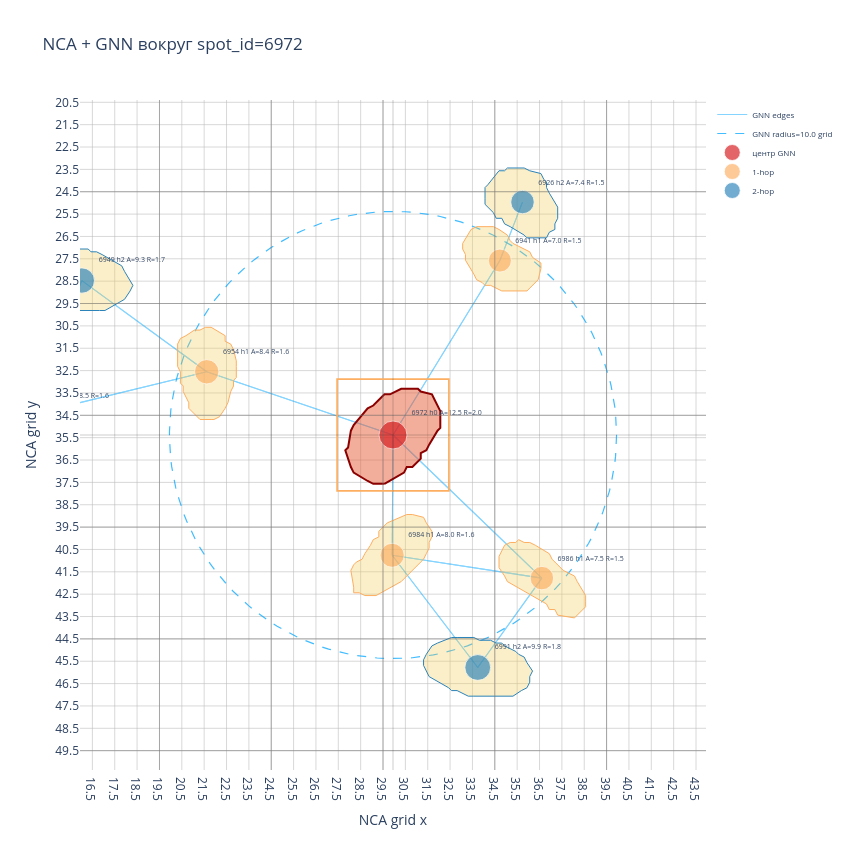

The notebook cell this image was saved under:
### Markdown cell above
## NCA + GNN вокруг клетки 6972 на одном графике

Здесь фиксированная NCA update-область, границы NCA grid-ячеек и GNN-граф совмещены в координатах NCA grid. Центр — `spot_id=6972`.

### Code cell
center_spot_id = 6972
combined_gnn_hops = globals().get("receptive_hops", 2)
nca_steps_to_show = [1]
nca_kernel_size = 3
nca_conv_layers_per_step = 2

if "frame" not in globals() or "sample_path" not in globals():
    raise RuntimeError("Сначала выполните ячейку, которая выбирает NCA frame.")
if "graph" not in globals() or "nodes" not in globals() or "pos" not in globals():
    raise RuntimeError("Сначала выполните ячейку, которая строит GNN-граф для выбранного кадра.")
if "parse_local_contour" not in globals():
    raise RuntimeError("Сначала выполните ячейку визуализации GNN-графа: там определяется parse_local_contour().")

node_ids_numeric = pd.to_numeric(nodes[gnn_cfg.node_id_col], errors="coerce")
center_matches = np.flatnonzero(node_ids_numeric.to_numpy() == center_spot_id)
if len(center_matches) == 0:
    available_ids = node_ids_numeric.dropna().astype(int).tolist()
    raise ValueError(f"spot_id={center_spot_id} не найден. Первые доступные spot_id: {available_ids[:20]}")
center_idx = int(center_matches[0])

qc = pd.read_csv(DATA_ROOT / "qc.csv")
qc_match = qc[qc["name"].astype(str).eq(sample_path.stem)]
grid_size = float(qc_match.iloc[0]["grid_size"]) if not qc_match.empty and "grid_size" in qc_match.columns else 8.0
pos_grid = pos / grid_size
center_grid = pos_grid[center_idx].copy()
frame_height, frame_width = frame.shape
one_step_radius = (nca_kernel_size // 2) * nca_conv_layers_per_step

# GNN k-hop neighbourhood
adjacency = {index: set() for index in range(graph.num_nodes)}
for source, target in graph.edge_index.T:
    adjacency[int(source)].add(int(target))
    adjacency[int(target)].add(int(source))

hop_by_node = {center_idx: 0}
frontier = {center_idx}
for hop in range(1, combined_gnn_hops + 1):
    next_frontier = set()
    for node in frontier:
        next_frontier.update(adjacency[node])
    next_frontier -= set(hop_by_node)
    for node in sorted(next_frontier):
        hop_by_node[node] = hop
    frontier = next_frontier
selected = sorted(hop_by_node, key=lambda index: (hop_by_node[index], index))
selected_set = set(selected)

selected_edges = [
    (int(s), int(t))
    for s, t in graph.edge_index.T
    if int(s) in selected_set and int(t) in selected_set
]

fig = go.Figure()

# Minor grid at every NCA cell boundary
fig.update_xaxes(dtick=1, tick0=-0.5, showgrid=True, gridcolor="#b8b8b8", gridwidth=0.55)
fig.update_yaxes(dtick=1, tick0=-0.5, showgrid=True, gridcolor="#b8b8b8", gridwidth=0.55)

# Major grid every 5
for gx in np.arange(-0.5, frame_width + 0.5, 5):
    fig.add_vline(x=float(gx), line=dict(color="#777777", width=0.85), opacity=0.65)
for gy in np.arange(-0.5, frame_height + 0.5, 5):
    fig.add_hline(y=float(gy), line=dict(color="#777777", width=0.85), opacity=0.65)

# NCA update rectangle
nca_rect_colors = {1: "#fdae61", 2: "#2b83ba", 4: "#8073ac"}
for steps in nca_steps_to_show:
    radius = one_step_radius * int(steps)
    width = 2 * radius + 1
    x0 = float(center_grid[0] - radius - 0.5)
    y0 = float(center_grid[1] - radius - 0.5)
    fig.add_shape(type="rect",
        x0=x0, y0=y0, x1=x0 + width, y1=y0 + width,
        line=dict(color=nca_rect_colors.get(steps, "#555555"), width=1.7),
        fillcolor="rgba(0,0,0,0)",
        name=f"NCA one update: {width:g}x{width:g}",
    )

# GNN edges in grid coordinates
if selected_edges:
    edge_x, edge_y = [], []
    for source, target in selected_edges:
        edge_x += [float(pos_grid[source][0]), float(pos_grid[target][0]), None]
        edge_y += [float(pos_grid[source][1]), float(pos_grid[target][1]), None]
    fig.add_trace(go.Scatter(
        x=edge_x, y=edge_y, mode="lines",
        line=dict(color="#00a6ff", width=1.05),
        opacity=0.48, showlegend=True, hoverinfo="skip",
        name="GNN edges",
    ))

# GNN radius circle in grid units
if gnn_cfg.edge_radius is not None:
    gnn_radius_grid = float(gnn_cfg.edge_radius) / grid_size
    theta = np.linspace(0, 2 * np.pi, 200)
    fig.add_trace(go.Scatter(
        x=(center_grid[0] + gnn_radius_grid * np.cos(theta)).tolist(),
        y=(center_grid[1] + gnn_radius_grid * np.sin(theta)).tolist(),
        mode="lines",
        line=dict(color="#00a6ff", width=1.2, dash="dash"),
        opacity=0.75, showlegend=True, hoverinfo="skip",
        name=f"GNN radius={gnn_radius_grid:.1f} grid",
    ))

# Cell contours in grid coordinates
hop_colors = {0: "#d7191c", 1: "#fdae61", 2: "#2b83ba", 3: "#abdda4", 4: "#8073ac"}
area_values = pd.to_numeric(nodes["AREA"], errors="coerce") if "AREA" in nodes.columns else pd.Series(np.nan, index=nodes.index)
radius_values = pd.to_numeric(nodes["RADIUS"], errors="coerce") if "RADIUS" in nodes.columns else pd.Series(np.nan, index=nodes.index)
area_max_val = float(np.nanmax(area_values.dropna())) if area_values.notna().any() else 1.0

for index in selected:
    is_center = index == center_idx
    hop = hop_by_node[index]
    contour = parse_local_contour(nodes.loc[index, "contour_xy_local"]) if "contour_xy_local" in nodes.columns else None
    if contour is not None:
        contour_grid = contour / grid_size + pos_grid[index]
        cx = np.append(contour_grid[:, 0], contour_grid[0, 0]).tolist()
        cy = np.append(contour_grid[:, 1], contour_grid[0, 1]).tolist()
        fig.add_trace(go.Scatter(
            x=cx, y=cy, mode="lines", fill="toself",
            fillcolor="rgba(228,87,46,0.48)" if is_center else "rgba(242,201,76,0.30)",
            line=dict(color="#8b0000" if is_center else hop_colors.get(hop, "#999999"), width=2.0 if is_center else 1.0),
            showlegend=False, hoverinfo="skip",
        ))

# Nodes by hop
for hop in range(combined_gnn_hops + 1):
    hop_nodes = [index for index in selected if hop_by_node[index] == hop]
    if not hop_nodes:
        continue
    xy = pos_grid[hop_nodes]
    if "AREA" in nodes.columns:
        area = area_values.iloc[hop_nodes].fillna(0.0).to_numpy(dtype=float)
        sizes = (8 + 20 * np.sqrt(area / max(area_max_val, 1.0))).tolist()
    else:
        sizes = 14 if hop == 0 else 8
    labels = []
    for index in hop_nodes:
        a = area_values.iloc[index]
        r = radius_values.iloc[index]
        parts = [str(int(node_ids_numeric.iloc[index])) if pd.notna(node_ids_numeric.iloc[index]) else "?", f"h{hop}"]
        if pd.notna(a):
            parts.append(f"A={a / (grid_size ** 2):.1f}")
        if pd.notna(r):
            parts.append(f"R={r / grid_size:.1f}")
        labels.append(" ".join(parts))
    fig.add_trace(go.Scatter(
        x=xy[:, 0].tolist(), y=xy[:, 1].tolist(),
        mode="markers+text",
        marker=dict(color=hop_colors.get(hop, "#999999"), size=sizes, line=dict(color="white", width=0.8)),
        text=labels,
        textposition="top right", textfont=dict(size=7),
        opacity=0.95,
        name="центр GNN" if hop == 0 else f"{hop}-hop",
    ))

fig.add_hline(y=float(center_grid[1]), line=dict(color="#222222", width=0.8), opacity=0.28)
fig.add_vline(x=float(center_grid[0]), line=dict(color="#222222", width=0.8), opacity=0.28)

view_radius = max(
    one_step_radius * max(nca_steps_to_show),
    float(gnn_cfg.edge_radius or 0.0) / grid_size,
    8.0,
) + 4
xlim_left = float(max(center_grid[0] - view_radius, -0.5))
xlim_right = float(min(center_grid[0] + view_radius, frame_width - 0.5))
ylim_bottom = float(min(center_grid[1] + view_radius, frame_height - 0.5))
ylim_top = float(max(center_grid[1] - view_radius, -0.5))

fig.update_layout(
    title=f"NCA + GNN вокруг spot_id={center_spot_id}",
    xaxis_title="NCA grid x",
    yaxis_title="NCA grid y",
    xaxis=dict(range=[xlim_left, xlim_right], constrain="domain"),
    yaxis=dict(range=[ylim_bottom, ylim_top], scaleanchor="x", scaleratio=1),
    width=850, height=850,
    plot_bgcolor="white",
    legend=dict(x=1.01, y=1, xanchor="left", font=dict(size=8)),
)
fig.show()

print(f"Центр 6972 на NCA grid: x={center_grid[0]:.2f}, y={center_grid[1]:.2f}")
print(f"NCA: каждый update использует одно и то же эффективное окно {(2 * one_step_radius + 1)}x{(2 * one_step_radius + 1)} вокруг каждой grid-ячейки.")
print(f"GNN: показана {combined_gnn_hops}-hop область вокруг 6972: {len(selected)} узлов, {len(selected_edges)} направленных рёбер внутри области.")
print(f"Масштаб: 1 NCA grid cell = {grid_size:g} raw pixels TrackMate.")

### Figure 1 — Plotly figure (JSON) as saved in the notebook; plotly's stock layout.template omitted (floating-point values rounded to 4 significant figures; data arrays with more than 128 entries replaced by an {"elided": "..."} marker saying what was removed)
{"data": [{"hoverinfo": "skip", "line": {"color": "#00a6ff", "width": 1.05}, "mode": "lines", "name": "GNN edges", "opacity": 0.48, "showlegend": true, "type": "scatter", "x": [16.03, 21.61, null, 16.03, 13.55, null, 29.91, 36.61, null, 29.91, 33.74, null, 29.91, 29.95, null, 21.61, 16.03, null, 21.61, 13.55, null, 21.61, 29.95, null, 36.61, 29.91, null, 36.61, 33.74, null, 36.61, 29.95, null, 35.74, 34.73, null, 33.74, 29.91, null, 33.74, 36.61, null, 13.55, 16.03, null, 13.55, 21.61, null, 29.95, 29.91, null, 29.95, 21.61, null, 29.95, 36.61, null, 29.95, 34.73, null, 34.73, 35.74, null, 34.73, 29.95, null], "y": [28.47, 32.55, null, 28.47, 34.52, null, 40.76, 41.78, null, 40.76, 45.78, null, 40.76, 35.38, null, 32.55, 28.47, null, 32.55, 34.52, null, 32.55, 35.38, null, 41.78, 40.76, null, 41.78, 45.78, null, 41.78, 35.38, null, 24.96, 27.58, null, 45.78, 40.76, null, 45.78, 41.78, null, 34.52, 28.47, null, 34.52, 32.55, null, 35.38, 40.76, null, 35.38, 32.55, null, 35.38, 41.78, null, 35.38, 27.58, null, 27.58, 24.96, null, 27.58, 35.38, null]}, {"hoverinfo": "skip", "line": {"color": "#00a6ff", "dash": "dash", "width": 1.2}, "mode": "lines", "name": "GNN radius=10.0 grid", "opacity": 0.75, "showlegend": true, "type": "scatter", "x": {"elided": "200 float values"}, "y": {"elided": "200 float values"}}, {"fill": "toself", "fillcolor": "rgba(228,87,46,0.48)", "hoverinfo": "skip", "line": {"color": "#8b0000", "width": 2}, "mode": "lines", "showlegend": false, "type": "scatter", "x": [29.56, 30.19, 30.44, 30.56, 30.81, 31.19, 31.19, 31.44, 31.56, 31.94, 32.06, 32.06, 32.06, 31.81, 31.69, 31.19, 31.06, 30.56, 30.31, 29.81, 29.56, 29.06, 28.81, 28.19, 28.06, 27.94, 27.81, 28.06, 28.19, 28.81, 29.06, 29.56, 29.56], "y": [37.56, 37.19, 37.06, 36.81, 36.81, 36.44, 36.19, 36.06, 35.81, 35.19, 35.06, 34.56, 34.31, 33.81, 33.56, 33.44, 33.31, 33.31, 33.31, 33.56, 33.56, 34.06, 34.19, 34.94, 35.19, 35.94, 36.06, 36.81, 37.06, 37.44, 37.56, 37.56, 37.56]}, {"fill": "toself", "fillcolor": "rgba(242,201,76,0.30)", "hoverinfo": "skip", "line": {"color": "#fdae61", "width": 1}, "mode": "lines", "showlegend": false, "type": "scatter", "x": [29.19, 30.06, 30.31, 31.19, 31.31, 31.44, 31.56, 31.56, 31.69, 31.69, 31.44, 31.31, 30.81, 30.56, 29.94, 29.69, 29.31, 29.31, 29.06, 28.94, 28.69, 28.56, 28.31, 28.19, 28.06, 28.19, 28.19, 28.44, 28.69, 29.19, 29.19], "y": [42.56, 42.06, 41.94, 41.06, 40.94, 40.69, 40.44, 40.19, 39.94, 39.69, 39.31, 39.06, 38.94, 38.94, 39.19, 39.31, 39.69, 39.94, 40.06, 40.31, 40.69, 40.94, 41.06, 41.19, 41.44, 42.19, 42.44, 42.44, 42.56, 42.56, 42.56]}, {"fill": "toself", "fillcolor": "rgba(242,201,76,0.30)", "hoverinfo": "skip", "line": {"color": "#fdae61", "width": 1}, "mode": "lines", "showlegend": false, "type": "scatter", "x": [21.94, 22.19, 22.44, 22.56, 22.69, 22.81, 22.81, 22.94, 22.94, 22.94, 22.81, 22.69, 22.44, 22.44, 21.81, 21.56, 21.31, 21.06, 20.69, 20.44, 20.31, 20.31, 20.31, 20.44, 20.44, 20.44, 20.56, 20.56, 20.81, 20.81, 21.19, 21.31, 21.81, 21.94], "y": [34.69, 34.56, 34.19, 33.94, 33.44, 33.19, 32.94, 32.81, 32.31, 32.06, 31.56, 31.31, 31.19, 30.94, 30.56, 30.56, 30.69, 30.69, 30.94, 31.06, 31.31, 32.06, 32.31, 32.56, 32.81, 33.06, 33.19, 33.44, 33.94, 34.19, 34.56, 34.69, 34.69, 34.69]}, {"fill": "toself", "fillcolor": "rgba(242,201,76,0.30)", "hoverinfo": "skip", "line": {"color": "#fdae61", "width": 1}, "mode": "lines", "showlegend": false, "type": "scatter", "x": [38.06, 38.44, 38.56, 38.56, 38.56, 38.19, 38.06, 37.81, 37.56, 37.06, 36.94, 36.31, 36.06, 35.81, 35.56, 35.44, 35.19, 34.94, 34.81, 34.69, 34.69, 34.69, 34.94, 35.06, 36.81, 36.94, 37.19, 37.31, 38.06, 38.06], "y": [43.56, 43.19, 43.06, 42.81, 42.56, 41.94, 41.69, 41.56, 41.44, 40.94, 40.69, 40.31, 40.19, 40.19, 40.06, 40.19, 40.19, 40.31, 40.56, 40.81, 41.06, 41.31, 41.69, 41.94, 42.94, 43.19, 43.19, 43.44, 43.56, 43.56]}, {"fill": "toself", "fillcolor": "rgba(242,201,76,0.30)", "hoverinfo": "skip", "line": {"color": "#fdae61", "width": 1}, "mode": "lines", "showlegend": false, "type": "scatter", "x": [35.94, 36.31, 36.44, 36.56, 36.56, 36.19, 36.06, 35.56, 35.31, 35.19, 35.06, 34.69, 34.44, 33.69, 33.44, 33.06, 33.06, 33.19, 33.19, 33.56, 33.69, 33.94, 34.06, 34.31, 34.56, 34.81, 35.81, 35.94], "y": [28.94, 28.56, 28.44, 27.94, 27.69, 27.44, 27.19, 26.94, 26.81, 26.69, 26.44, 26.19, 26.06, 26.06, 26.19, 26.81, 27.06, 27.31, 27.56, 28.19, 28.44, 28.56, 28.69, 28.69, 28.81, 28.94, 28.94, 28.94]}, {"fill": "toself", "fillcolor": "rgba(242,201,76,0.30)", "hoverinfo": "skip", "line": {"color": "#2b83ba", "width": 1}, "mode": "lines", "showlegend": false, "type": "scatter", "x": [17.06, 17.69, 17.94, 18.19, 18.31, 17.94, 17.81, 16.94, 16.69, 16.44, 16.31, 15.56, 15.31, 14.56, 14.31, 14.06, 13.94, 13.94, 13.94, 14.31, 14.44, 14.69, 15.06, 15.31, 16.81, 17.06], "y": [29.81, 29.44, 29.31, 28.94, 28.69, 28.06, 27.81, 27.31, 27.19, 27.19, 27.06, 27.06, 27.06, 27.31, 27.44, 27.81, 28.06, 28.31, 28.56, 29.19, 29.44, 29.44, 29.69, 29.81, 29.81, 29.81]}, {"fill": "toself", "fillcolor": "rgba(242,201,76,0.30)", "hoverinfo": "skip", "line": {"color": "#2b83ba", "width": 1}, "mode": "lines", "showlegend": false, "type": "scatter", "x": [36.81, 36.94, 37.19, 37.19, 37.31, 37.31, 37.31, 36.94, 36.81, 36.81, 36.69, 36.56, 36.06, 35.81, 35.31, 35.06, 34.94, 34.69, 34.19, 34.06, 34.06, 34.06, 34.44, 34.56, 34.81, 34.94, 35.19, 35.81, 35.94, 36.69, 36.81], "y": [26.56, 26.31, 26.19, 25.94, 25.69, 25.44, 25.19, 24.56, 24.31, 24.06, 23.94, 23.69, 23.56, 23.44, 23.44, 23.44, 23.56, 23.56, 24.19, 24.31, 24.81, 25.06, 25.44, 25.69, 25.69, 25.94, 26.06, 26.44, 26.56, 26.56, 26.56]}, {"fill": "toself", "fillcolor": "rgba(242,201,76,0.30)", "hoverinfo": "skip", "line": {"color": "#2b83ba", "width": 1}, "mode": "lines", "showlegend": false, "type": "scatter", "x": [35.31, 35.69, 35.94, 36.06, 36.06, 36.19, 35.94, 35.81, 35.56, 35.44, 34.94, 34.81, 34.56, 34.31, 33.81, 33.56, 32.81, 32.56, 31.94, 31.69, 31.44, 31.31, 31.31, 31.44, 31.56, 32.44, 32.56, 32.81, 33.31, 33.56, 35.31, 35.31], "y": [47.06, 46.81, 46.69, 46.44, 46.19, 45.94, 45.56, 45.31, 45.19, 45.06, 44.81, 44.69, 44.69, 44.56, 44.56, 44.44, 44.44, 44.44, 44.69, 44.81, 45.19, 45.44, 45.69, 45.94, 46.19, 46.69, 46.81, 46.81, 47.06, 47.06, 47.06, 47.06]}, {"fill": "toself", "fillcolor": "rgba(242,201,76,0.30)", "hoverinfo": "skip", "line": {"color": "#2b83ba", "width": 1}, "mode": "lines", "showlegend": false, "type": "scatter", "x": [14.06, 14.31, 14.44, 14.56, 14.56, 14.56, 14.69, 14.69, 14.69, 14.44, 14.31, 14.06, 13.94, 13.44, 13.19, 12.94, 12.81, 12.69, 12.44, 12.44, 12.31, 12.44, 12.44, 12.44, 12.56, 12.56, 12.56, 12.81, 12.94, 13.06, 13.31, 13.81, 14.06], "y": [36.81, 36.69, 36.19, 36.06, 34.56, 34.31, 34.06, 33.81, 33.56, 32.81, 32.69, 32.56, 32.31, 32.31, 32.31, 32.44, 32.56, 32.81, 32.94, 33.44, 33.69, 33.81, 34.56, 34.81, 35.06, 35.31, 35.56, 36.31, 36.44, 36.69, 36.81, 36.81, 36.81]}, {"marker": {"color": "#d7191c", "line": {"color": "white", "width": 0.8}, "size": [28]}, "mode": "markers+text", "name": "центр GNN", "opacity": 0.95, "text": ["6972 h0 A=12.5 R=2.0"], "textfont": {"size": 7}, "textposition": "top right", "type": "scatter", "x": [29.95], "y": [35.38]}, {"marker": {"color": "#fdae61", "line": {"color": "white", "width": 0.8}, "size": [24.05, 24.41, 23.48, 23.0]}, "mode": "markers+text", "name": "1-hop", "opacity": 0.95, "text": ["6984 h1 A=8.0 R=1.6", "6954 h1 A=8.4 R=1.6", "6986 h1 A=7.5 R=1.5", "6941 h1 A=7.0 R=1.5"], "textfont": {"size": 7}, "textposition": "top right", "type": "scatter", "x": [29.91, 21.61, 36.61, 34.73], "y": [40.76, 32.55, 41.78, 27.58]}, {"marker": {"color": "#2b83ba", "line": {"color": "white", "width": 0.8}, "size": [25.31, 23.45, 25.79, 24.53]}, "mode": "markers+text", "name": "2-hop", "opacity": 0.95, "text": ["6949 h2 A=9.3 R=1.7", "6926 h2 A=7.4 R=1.5", "6991 h2 A=9.9 R=1.8", "6966 h2 A=8.5 R=1.6"], "textfont": {"size": 7}, "textposition": "top right", "type": "scatter", "x": [16.03, 35.74, 33.74, 13.55], "y": [28.47, 24.96, 45.78, 34.52]}], "layout": {"height": 850, "legend": {"font": {"size": 8}, "x": 1.01, "xanchor": "left", "y": 1}, "plot_bgcolor": "white", "shapes": [{"line": {"color": "#777777", "width": 0.85}, "opacity": 0.65, "type": "line", "x0": -0.5, "x1": -0.5, "xref": "x", "y0": 0, "y1": 1, "yref": "y domain"}, {"line": {"color": "#777777", "width": 0.85}, "opacity": 0.65, "type": "line", "x0": 4.5, "x1": 4.5, "xref": "x", "y0": 0, "y1": 1, "yref": "y domain"}, {"line": {"color": "#777777", "width": 0.85}, "opacity": 0.65, "type": "line", "x0": 9.5, "x1": 9.5, "xref": "x", "y0": 0, "y1": 1, "yref": "y domain"}, {"line": {"color": "#777777", "width": 0.85}, "opacity": 0.65, "type": "line", "x0": 14.5, "x1": 14.5, "xref": "x", "y0": 0, "y1": 1, "yref": "y domain"}, {"line": {"color": "#777777", "width": 0.85}, "opacity": 0.65, "type": "line", "x0": 19.5, "x1": 19.5, "xref": "x", "y0": 0, "y1": 1, "yref": "y domain"}, {"line": {"color": "#777777", "width": 0.85}, "opacity": 0.65, "type": "line", "x0": 24.5, "x1": 24.5, "xref": "x", "y0": 0, "y1": 1, "yref": "y domain"}, {"line": {"color": "#777777", "width": 0.85}, "opacity": 0.65, "type": "line", "x0": 29.5, "x1": 29.5, "xref": "x", "y0": 0, "y1": 1, "yref": "y domain"}, {"line": {"color": "#777777", "width": 0.85}, "opacity": 0.65, "type": "line", "x0": 34.5, "x1": 34.5, "xref": "x", "y0": 0, "y1": 1, "yref": "y domain"}, {"line": {"color": "#777777", "width": 0.85}, "opacity": 0.65, "type": "line", "x0": 39.5, "x1": 39.5, "xref": "x", "y0": 0, "y1": 1, "yref": "y domain"}, {"line": {"color": "#777777", "width": 0.85}, "opacity": 0.65, "type": "line", "x0": 44.5, "x1": 44.5, "xref": "x", "y0": 0, "y1": 1, "yref": "y domain"}, {"line": {"color": "#777777", "width": 0.85}, "opacity": 0.65, "type": "line", "x0": 49.5, "x1": 49.5, "xref": "x", "y0": 0, "y1": 1, "yref": "y domain"}, {"line": {"color": "#777777", "width": 0.85}, "opacity": 0.65, "type": "line", "x0": 54.5, "x1": 54.5, "xref": "x", "y0": 0, "y1": 1, "yref": "y domain"}, {"line": {"color": "#777777", "width": 0.85}, "opacity": 0.65, "type": "line", "x0": 59.5, "x1": 59.5, "xref": "x", "y0": 0, "y1": 1, "yref": "y domain"}, {"line": {"color": "#777777", "width": 0.85}, "opacity": 0.65, "type": "line", "x0": 0, "x1": 1, "xref": "x domain", "y0": -0.5, "y1": -0.5, "yref": "y"}, {"line": {"color": "#777777", "width": 0.85}, "opacity": 0.65, "type": "line", "x0": 0, "x1": 1, "xref": "x domain", "y0": 4.5, "y1": 4.5, "yref": "y"}, {"line": {"color": "#777777", "width": 0.85}, "opacity": 0.65, "type": "line", "x0": 0, "x1": 1, "xref": "x domain", "y0": 9.5, "y1": 9.5, "yref": "y"}, {"line": {"color": "#777777", "width": 0.85}, "opacity": 0.65, "type": "line", "x0": 0, "x1": 1, "xref": "x domain", "y0": 14.5, "y1": 14.5, "yref": "y"}, {"line": {"color": "#777777", "width": 0.85}, "opacity": 0.65, "type": "line", "x0": 0, "x1": 1, "xref": "x domain", "y0": 19.5, "y1": 19.5, "yref": "y"}, {"line": {"color": "#777777", "width": 0.85}, "opacity": 0.65, "type": "line", "x0": 0, "x1": 1, "xref": "x domain", "y0": 24.5, "y1": 24.5, "yref": "y"}, {"line": {"color": "#777777", "width": 0.85}, "opacity": 0.65, "type": "line", "x0": 0, "x1": 1, "xref": "x domain", "y0": 29.5, "y1": 29.5, "yref": "y"}, {"line": {"color": "#777777", "width": 0.85}, "opacity": 0.65, "type": "line", "x0": 0, "x1": 1, "xref": "x domain", "y0": 34.5, "y1": 34.5, "yref": "y"}, {"line": {"color": "#777777", "width": 0.85}, "opacity": 0.65, "type": "line", "x0": 0, "x1": 1, "xref": "x domain", "y0": 39.5, "y1": 39.5, "yref": "y"}, {"line": {"color": "#777777", "width": 0.85}, "opacity": 0.65, "type": "line", "x0": 0, "x1": 1, "xref": "x domain", "y0": 44.5, "y1": 44.5, "yref": "y"}, {"line": {"color": "#777777", "width": 0.85}, "opacity": 0.65, "type": "line", "x0": 0, "x1": 1, "xref": "x domain", "y0": 49.5, "y1": 49.5, "yref": "y"}, {"line": {"color": "#777777", "width": 0.85}, "opacity": 0.65, "type": "line", "x0": 0, "x1": 1, "xref": "x domain", "y0": 54.5, "y1": 54.5, "yref": "y"}, {"line": {"color": "#777777", "width": 0.85}, "opacity": 0.65, "type": "line", "x0": 0, "x1": 1, "xref": "x domain", "y0": 59.5, "y1": 59.5, "yref": "y"}, {"fillcolor": "rgba(0,0,0,0)", "line": {"color": "#fdae61", "width": 1.7}, "name": "NCA one update: 5x5", "type": "rect", "x0": 27.45, "x1": 32.45, "y0": 32.88, "y1": 37.88}, {"line": {"color": "#222222", "width": 0.8}, "opacity": 0.28, "type": "line", "x0": 0, "x1": 1, "xref": "x domain", "y0": 35.38, "y1": 35.38, "yref": "y"}, {"line": {"color": "#222222", "width": 0.8}, "opacity": 0.28, "type": "line", "x0": 29.95, "x1": 29.95, "xref": "x", "y0": 0, "y1": 1, "yref": "y domain"}], "title": {"text": "NCA + GNN вокруг spot_id=6972"}, "width": 850, "xaxis": {"constrain": "domain", "dtick": 1, "gridcolor": "#b8b8b8", "gridwidth": 0.55, "range": [15.95, 43.95], "showgrid": true, "tick0": -0.5, "title": {"text": "NCA grid x"}}, "yaxis": {"dtick": 1, "gridcolor": "#b8b8b8", "gridwidth": 0.55, "range": [49.38, 21.38], "scaleanchor": "x", "scaleratio": 1, "showgrid": true, "tick0": -0.5, "title": {"text": "NCA grid y"}}}}
